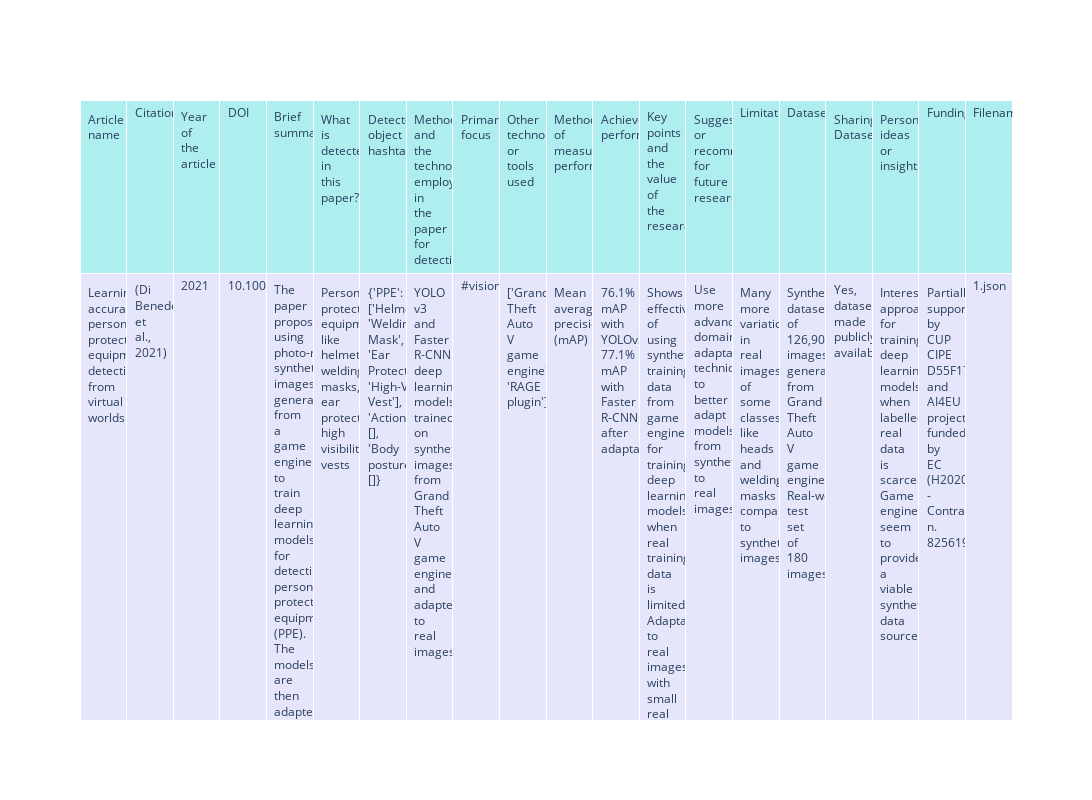

The notebook cell saved with this chart:
### Code cell
# If you want to display more colorful table of results

import plotly.graph_objects as go


fig = go.Figure(data=[go.Table(
    header=dict(values=list(df.columns),
                fill_color='paleturquoise',
                align='left'),
    cells=dict(values=[df[col] for col in df.columns],
               fill_color='lavender',
               align='left'))
])

fig.update_layout(width=5000, height=800)
fig.show()

### Figure 1 — Plotly figure (JSON) as saved in the notebook; plotly's stock layout.template omitted (floating-point values rounded to 4 significant figures)
{"data": [{"cells": {"align": "left", "fill": {"color": "lavender"}, "values": [["Learning accurate personal protective equipment detection from virtual worlds", "A Safety System based on Bluetooth Low Energy (BLE) to prevent the misuse of Personal Protection Equipment (PPE) in construction", "Automatic Construction Hazard Identification Integrating On-Site Scene Graphs with Information Extraction in Outfield Test", "Context-aware safety assessment system for far-field monitoring", "An embedded toolset for human activity monitoring in critical environments", "Generic compliance of industrial PPE by using deep learning techniques"], ["(Di Benedetto et al., 2021)", "(Gómez-de-Gabriel et al., 2022)", "Liu, X., Jing, X., Zhu, Q., Du, W., & Wang, X. (2023). Automatic Construction Hazard Identification Integrating On-Site Scene Graphs with Information Extraction in Outfield Test. Buildings, 13(2), 377. https://doi.org/10.3390/buildings13020377", "(Chern et al., 2023)", "(Di Benedetto et al., 2022)", "(Vukicevic et al., 2022)"], [2021, 2022, 2023, 2023, 2022, 2022], ["10.1007/s11042-020-09597-9", "https://doi.org/10.1016/j.ssci.2022.105995", "https://doi.org/10.3390/buildings13020377", "https://doi.org/10.1016/j.autcon.2023.104779", "https://doi.org/10.1016/j.eswa.2022.117125", "https://doi.org/10.1016/j.ssci.2021.105646"], ["The paper proposes using photo-realistic synthetic images generated from a game engine to train deep learning models for detecting personal protective equipment (PPE). The models are then adapted to real-world images using a small set of real images. The approach is shown to be effective for PPE detection applications where limited real training data is available.", "The paper proposes a system to monitor the use of personal protective equipment (PPE) like earmuffs in construction sites. It uses multiple Bluetooth Low Energy (BLE) beacons on the PPE and a receiver on the tool to estimate distance between worker and tool. If distance is unsafe or PPE is not worn properly, the system can turn off tool power to prevent injury.", "The paper proposes a framework to automatically identify construction hazards by integrating on-site scene graph generation and BERT-based information extraction from safety regulations text. The information extraction model extracts key textual relational triples from regulations. The scene graph model detects visual relations between objects in images. By matching the textual and visual relational triples, the framework can conduct automatic safety checking and hazard identification.", "The paper proposes a context-aware safety monitoring system to assess workers' safety compliance in far-field construction site monitoring. It uses object detection, semantic segmentation and depth estimation models to distinguish workers at height vs on ground. This allows applying different PPE rules based on working context to reduce false alarms. Two approaches are tested using depth estimation and extended segmentation. The extended segmentation approach performed better in experiments.", "The paper presents a modular embedded system for monitoring human activities in critical environments. The system uses computer vision and AI to perform tasks like estimating crowd density, measuring social distance, and detecting personal protective equipment. The modules can be combined and configured based on needs. Experiments validate the system's effectiveness for safety monitoring.", "The paper proposes a 4-step procedure to automate compliance of personal protective equipment (PPE) in industrial settings using deep learning. It detects workers using pose estimation, defines regions of interest (ROI) for different PPE types, and classifies the ROIs as compliant or not. The approach is evaluated on 18 PPE types protecting different body parts, achieving 95% accuracy with MobileNetV2. It demonstrates improved performance and flexibility compared to prior work."], ["Personal protective equipment like helmets, welding masks, ear protection, high visibility vests", "Use of PPE (earmuff), Distance between worker and tool", "The paper detects interactions between construction workers, personal protective equipment (PPE), and other objects in images of construction sites.", "Workers, PPE (hardhats, harnesses, straps, hooks), working context (height vs ground)", "The system detects pedestrians, measures interpersonal distances, estimates crowd density, and detects personal protective equipment like helmets, high-visibility vests, and face masks.", "Compliance of 18 different types of personal protective equipment (PPE)."], ["{'PPE': ['Helmet', 'Welding Mask', 'Ear Protection', 'High-Visibility Vest'], 'Actions': [], 'Body posture': []}", "{'PPE': 'Earmuff', 'Actions': '', 'Body posture': ''}", "{'PPE': ['hard hats', 'eye protection', 'hand protection', 'face protection'], 'Actions': ['wearing', 'holding', 'standing', 'performing operations'], 'Body posture': []}", "{'PPE': ['hardhats', 'harnesses', 'straps', 'hooks'], 'Actions': [], 'Body posture': []}", "{'PPE': ['Helmets', 'High-visibility vests', 'Face masks'], 'Actions': [], 'Body posture': []}", "{'PPE': ['Face mask', 'Respiratory mask', 'Earmuffs', 'Welding mask', 'Face shields', 'Safety glasses', 'Hardhat', 'Head cover', 'Yellow vests', 'Visibility tracks', 'Exam gloves', 'Industry gloves', 'Sandals', 'Industry shoes', 'Boots', 'Feet covers', 'Protective cloth'], 'Body parts': ['Respiratory system', 'Hearing system', 'Face', 'Eyes', 'Head', 'Upper body', 'Hands', 'Feet', 'Whole body']}"], ["YOLO v3 and Faster R-CNN deep learning models trained on synthetic images from Grand Theft Auto V game engine and adapted to real images.", "Multiple BLE beacons placed orthogonally on PPE, RSSI signals received by tool, Extended Kalman Filter and Bayesian filtering to estimate distance", "The paper uses a BERT-based model for information extraction from text and a CNN-based model for scene graph generation from images. The BERT model extracts key entities and relations from safety regulation text. The scene graph model uses Mask R-CNN for object detection and a separate CNN branch for relation detection.", "Object detection (YOLOv5), semantic segmentation (FPN), and depth estimation (pre-trained model by Alhashim and Wonka 2018) are used. The models are trained on the YUD-COSAv2 dataset collected from real construction sites.", "The system uses deep learning models like Faster R-CNN for pedestrian and PPE detection. It also uses a density estimation model based on CSRNet for crowd density estimation.", "Uses HigherHRNet pose estimator to detect workers and define regions of interest (ROI) for different PPE types. Classifies each ROI with deep learning classifiers (MobileNetV2, DenseNet, ResNet etc.) to determine PPE compliance."], ["#vision", "#vision", "#vision", "#vision", "#vision", "#vision"], ["['Grand Theft Auto V game engine', 'RAGE plugin']", "Microcontroller, Light sensor", "['fastText for word embeddings', 'LabelImg and PySimpleGUI for image annotation']", "['OpenCV', 'PyTorch']", "['Faster R-CNN', 'CSRNet', 'DeepSort tracker']", "['HigherHRNet pose estimator', 'MobileNetV2', 'DenseNet', 'ResNet', 'PyTorch']"], ["Mean average precision (mAP)", "Compared estimated distance to ground truth measurements", "For information extraction: precision, recall, F1 score. For scene graph generation: average precision, recall@K.", "For object detection: mAP@0.5. For semantic segmentation: mIoU. For safety classification: Precision, Recall, F1-score.", "Mean average precision (mAP) for detection tasks. Mean absolute error (MAE), root mean squared error (RMSE) and structural similarity index (SSIM) for density estimation.", "Accuracy, Precision, Recall, F1 Score"], ["76.1% mAP with YOLOv3, 77.1% mAP with Faster R-CNN after adaptation", "Expected error around 20 cm", "79.3% F1 score for information extraction. 50.7% Recall@20 for scene graph generation.", "mAP of 85.3% for YOLOv5. mIoU of 75.74% for FPN. F1-score of 95.07% for safety classification using extended segmentation.", "Pedestrian detection mAP: 0.836. PPE detection mAP: 0.606. Density estimation MAE: 92.28, RMSE: 365.4, SSIM: 0.79.", "95% overall accuracy with MobileNetV2"], ["Shows effectiveness of using synthetic training data from game engines for training deep learning models when real training data is limited. Adaptation to real images with small real dataset is effective.", "Low cost system to monitor PPE use and worker-tool distance. Can actively turn off tool power instead of just warning. Robust to noise due to multiple orthogonal BLE beacons.", "The key points are: 1) Extracts both visual and textual relational information for construction safety inspection. 2) Integrates NLP and computer vision methods. 3) Enables automatic safety checking by matching textual and visual relations. The value is providing an automated way to identify hazards by understanding construction scenes and regulations.", "Proposes a context-aware safety monitoring system using computer vision models. Demonstrates distinguishing workers' context is important to reduce false alarms. Compares two approaches using depth estimation and extended segmentation labels. The modular system design allows replacing each module.", "The system's modularity allows easy reconfiguration and expansion of capabilities. Monitoring human activities in critical environments like pandemic outbreaks can help enforce safety rules.", "Proposes flexible 4-step procedure to automate compliance checking for diverse PPE types protecting different body parts. Shows improved accuracy over prior detection-based approaches. Demonstrates modularity and ability to easily adapt for new PPE types."], ["Use more advanced domain adaptation techniques to better adapt models from synthetic to real images.", "Self-configuring methods for accurate distance estimation without pre-mapping. Real-time adaptation of beacon models.", "Expand the dataset size and types of hazards covered. Consider spatial relations and human pose estimation in scene graph generation. Build a construction knowledge graph for hazard prediction.", "Fine-tune depth estimation model with construction site data. Use advanced training techniques to improve small object detection. Integrate detection and segmentation into a single pipeline.", "Automatically select best counting approach based on scene. Expand with more capabilities like gesture recognition. Use synthetic data for social distance training.", "Address effects like occlusion and low image quality. Analyze video instead of single frames. Expand to more PPE varieties and industries."], ["Many more variations in real images of some classes like heads and welding masks compared to synthetic images.", "Requires modeling phase for each BLE transmitter. Materials absorbing radio waves could distort estimates.", "Small dataset size. Limited types of relations detected in images.", "Depth estimation performance is not ideal without construction site data. Independent detection and segmentation pipelines require more computation. Small object detection performance is lower than large objects.", "Limited to monitoring single planar surfaces. Density estimation struggles in extremely crowded scenes.", "Privacy constraints and computational costs limit applicability for whole-facility 24/7 monitoring. Performance may vary for less common PPE types."], ["Synthetic dataset of 126,900 images generated from Grand Theft Auto V game engine. Real-world test set of 180 images.", "Collected own dataset. Did not share dataset.", "Self-built datasets for Chinese safety regulations text and construction site images with annotations.", "YUD-COSAv2 collected from real construction sites. It contains 1089 images with annotations for object detection and semantic segmentation.", "New datasets collected: CrowdVisorPisa for pedestrian monitoring, and CrowdVisorPPE for PPE detection. Also uses various public datasets like MOT and ShanghaiTech.", "Combined web-mined images and public PPE datasets (Roboflow hardhat train data and Pictor PPE data). After cropping ROIs, datasets of 400-8460 images per PPE type."], ["Yes, datasets made publicly available", "No", "Not specified", "Available upon request", "CrowdVisorPisa and CrowdVisorPPE provided upon request", "The Roboflow and Pictor datasets are publicly available. The full combined dataset used is not shared."], ["Interesting approach for training deep learning models when labelled real data is scarce. Game engines seem to provide a viable synthetic data source.", "Interesting use of multiple low-cost BLE beacons for safety monitoring. Active risk mitigation is valuable. Approach seems flexible for many applications.", "The integration of NLP and computer vision is promising for automating compliance checking and safety inspections. More complex reasoning with knowledge graphs could enable a 'virtual safety inspector'.", "The idea of using explicit height labels in segmentation is interesting. The modular design allows customizing the system for different applications.", "The system seems flexible and practical for safety monitoring applications. Interesting use of both synthetic and real data. More work needed to handle complex environments.", "The flexibility to easily customize for different PPE types and industries is useful. Analyzing short video clips could improve reliability compared to single frames."], ["Partially supported by CUP CIPE D55F17000290009 and AI4EU project funded by EC (H2020 - Contract n. 825619)", "Plan Propio-Universidad de Málaga", "Partially funded by Aerospace Hongka Intelligent Technology (Beijing) CO., LTD.", "National R&D Project for Smart Construction Technology, Korea Agency for Infrastructure Technology Advancement", "Partially supported by EU H2020 projects like AI4EU and AI4Media", "Funded by the Science Fund of the Republic of Serbia, project ID 6524219 - AI4WorkplaceSafety."], ["1.json", "2.json", "3.json", "4.json", "5.json", "6.json"]]}, "header": {"align": "left", "fill": {"color": "paleturquoise"}, "values": ["Article name", "Citation", "Year of the article", "DOI", "Brief summary", "What is detected in this paper?", "Detected object hashtag", "Method and the technology employed in the paper for detection", "Primary focus", "Other technologies or tools used", "Method of measuring performance", "Achieved performance", "Key points and the value of the research", "Suggestions or recommendations for future research", "Limitations", "Dataset", "Sharing Dataset?", "Personal ideas or insights", "Funding", "Filename"]}, "type": "table"}], "layout": {"height": 800, "width": 5000}}
